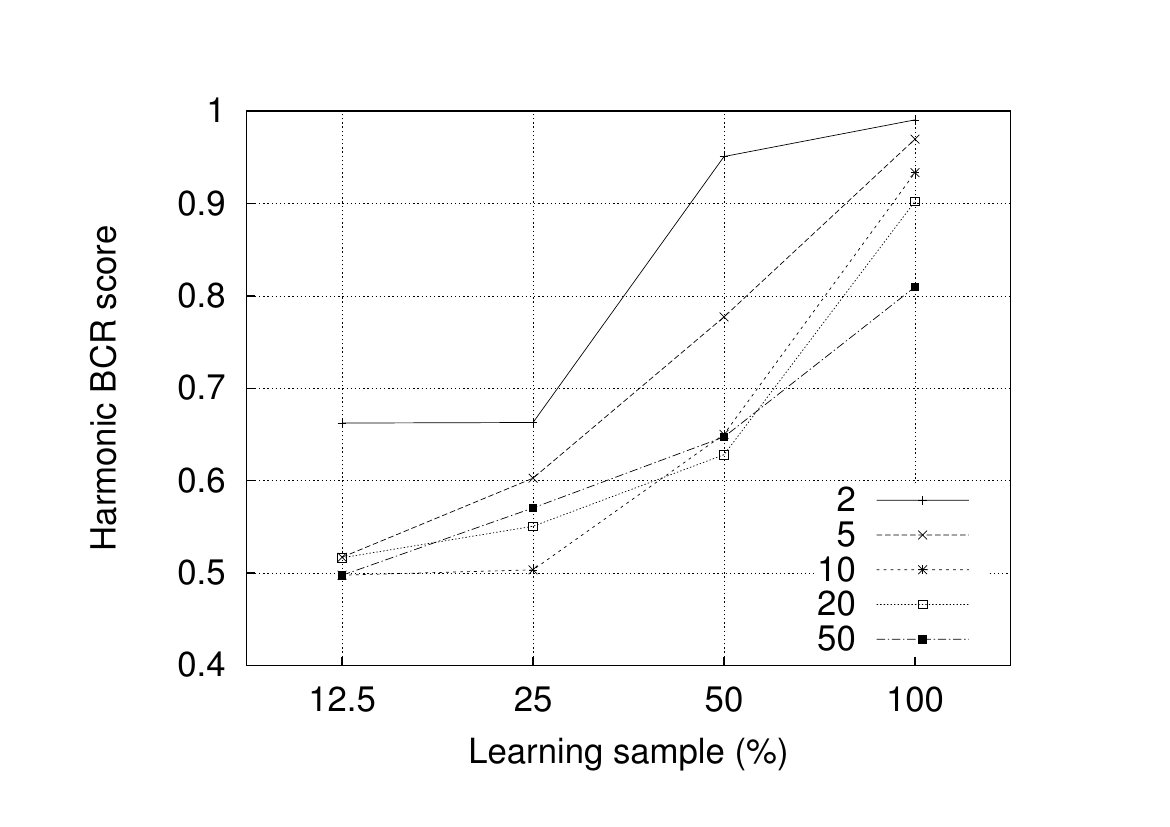

This chart was generated by the following gnuplot code:
set terminal postscript "Arial" 25
set output "bluefringe-performance.eps"
#
set xrange [0.5:4.5]
set xlabel "Learning sample (%)"
set xtics nomirror norotate ("12.5" 1, "25" 2, "50" 3, "100" 4)
#
set yrange [0.4:1.0]
set ytics nomirror norotate 0.4,0.1,1.0
set ylabel "Harmonic BCR score"
#
set grid
set style data linespoints
# set title 'Performance of Blue-fringe'
set key right bottom
#
plot "bluefringe-performance.dat" using 1:3 title '2'  with linespoints,\
"bluefringe-performance.dat" using 1:4 title '5'  with linespoints,\
"bluefringe-performance.dat" using 1:5 title '10'  with linespoints,\
"bluefringe-performance.dat" using 1:6 title '20'  with linespoints,\
"bluefringe-performance.dat" using 1:7 title '50'  with linespoints
